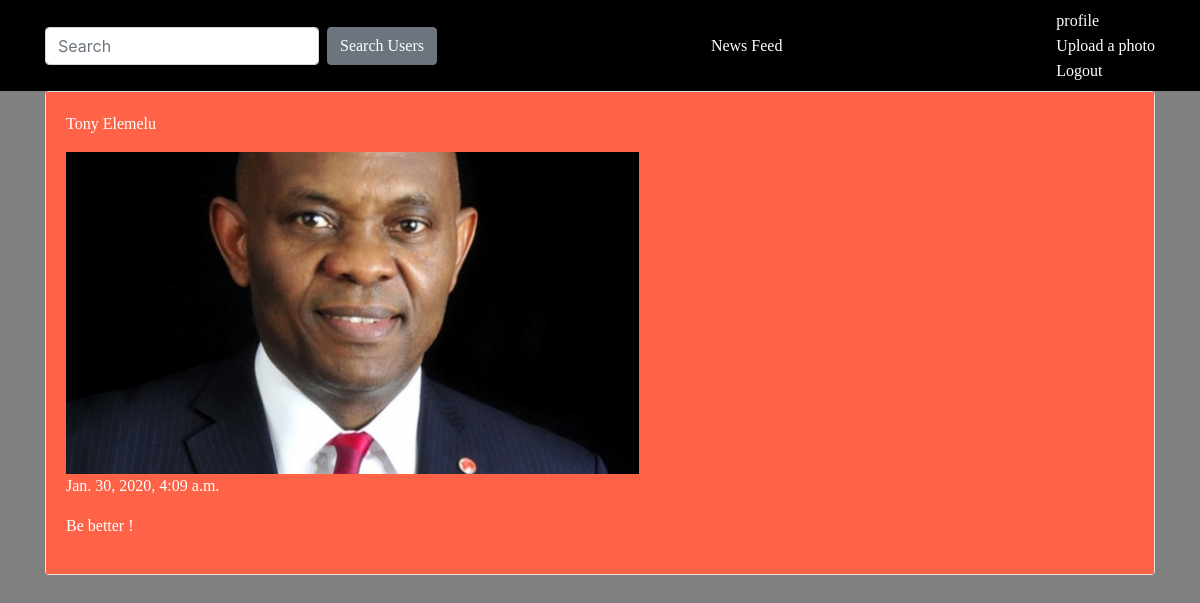
The page /post/3/ (signed in) on the database its author committed.
### instagram/models.py (models this page shows, shortened)
class Post(models.Model):
    image= models.ImageField(default="default.jpg", upload_to="profile_pics")
    name = models.CharField(max_length=100)
    caption = models.TextField(max_length=250)
    likes = models.IntegerField(default=0,)
    post_date = models.DateTimeField(auto_now_add=True)
    masterkey = models.ForeignKey(User, on_delete=models.CASCADE)

### instagram/views.py (the view)
# urls.py: url(r'^post/(?P<pk>\d+)/$', DbDetailView.as_view(), name='post-detail'),
class DbDetailView(LoginRequiredMixin,DetailView):
    model = Post
    template_name = 'main/detail.html'

### templates/main/detail.html (shortened to what this page needs)
{%extends "main/base.html"%}
{%block content%}
<div class="container">
    <div class="card">
        <div class="card-body" style="background-color: tomato;">
            <p style="color: white;font-family:'Kelly Slab', cursive; ">{{object.name}}</p>
            <img src="{{object.image.url}}">
            <p style="color: white; font-family:'Kelly Slab', cursive;  ">{{object.post_date}}</p>
            <p style="color: white;  font-family:'Kelly Slab', cursive;">{{ object.caption }}</p>
        </div>
    </div>
</div>
{%endblock%}

### rows shown on the page
Post: name "Tony Elemelu", image (picture), post_date "Jan. 30, 2020, 4:09 a.m.", caption "Be better !"
